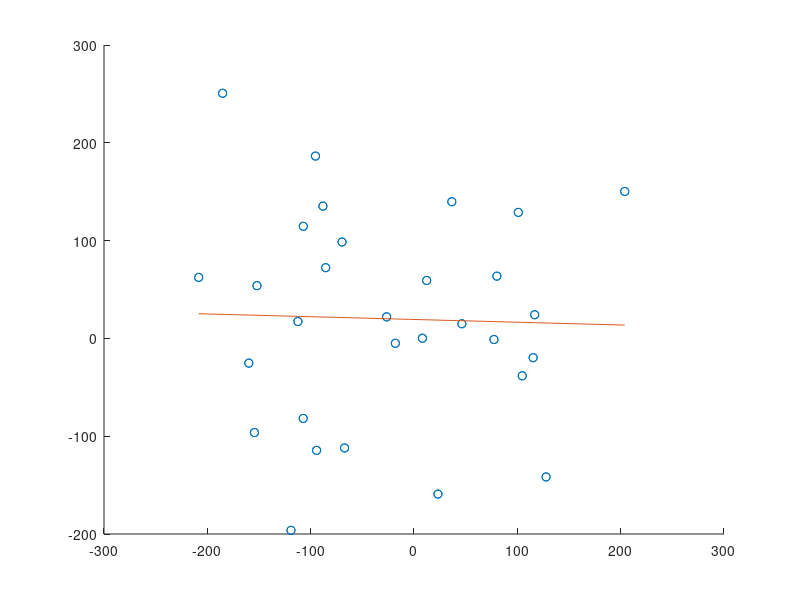

Recreate this plot in MATLAB.
% the dataset can be replaced, I've generated random 2D points
x = randn(1,30)*100;
y = randn(1,30)*100;

hold on
scatter(x,y);
% make sure they are column vectors
x = x(:);
y = y(:);

A = [x ones(size(x))];
c = (A'*A)\(A'*y);
R2 = 0;
if R2
    r = y - A*c;
    R2 = 1 - (norm(r)/norm(y - mean(y)))^2;
end

xfit = linspace(min(x), max(x));
yfit = c(1) * xfit + c(2);
plot(x, y, 'o', xfit, yfit, '-');
hold off;
